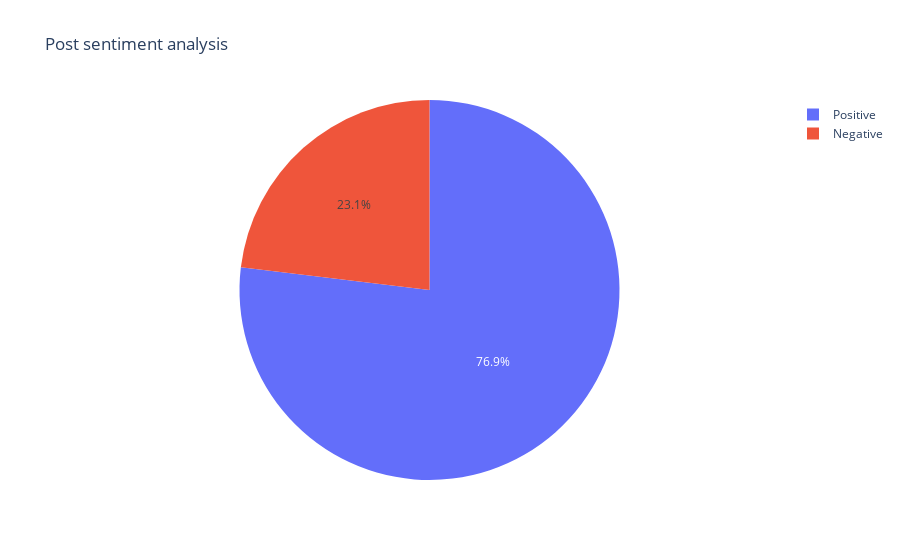

Notebook code for this chart:
### Markdown cell above
## Tweets positive or negative

### Code cell
labels = ['Positive', 'Negative']
values = [pos_neg.count('positive'), pos_neg.count('negative')]
fig = go.Figure(data=[go.Pie(labels=labels, values=values)])
fig.update_layout(title_text="Post sentiment analysis")
fig.show()

### Figure 1 — Plotly figure (JSON) as saved in the notebook; plotly's stock layout.template omitted (floating-point values rounded to 4 significant figures)
{"data": [{"labels": ["Positive", "Negative"], "type": "pie", "values": [1901, 571]}], "layout": {"title": {"text": "Post sentiment analysis"}}}
